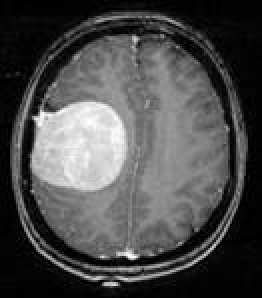
%> input picture test/Benign/b1.jpg, 131 x 149 px (shown 2 times larger)
$ octave --eval "result = ExtractimFeatures(imread('test/Benign/b1.jpg'));"   (GNU Octave 9; MATLAB toolbox functions it lacks are replaced by stand-ins)
%> lines starting %> are read from the running program, lines starting %| are printed output that depends on the picture; in (x1, y1, x2, y2) boxes, pixels count from 0 and x2, y2 are one past the last pixel; in counts of white or black regions, pixels touching at a corner belong together; the program's own positions count from 1
function fet=ExtractimFeatures(Im)
global  G
Im=imresize(Im,[149,131]);
%> Im is the input picture: size 149x131x3 uint8; min 0, max 255, mean 75.9

%% Preprocessing
if size(Im,3)==3
G=rgb2gray(Im);
else
    G=Im;
end

%% filtering
[M,N]=size(G);
%> M = 149; N = 131
G=medfilt2(G,[3,3]);
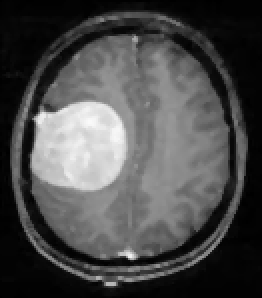
%> G: size 149x131 uint8 (shown 2 times larger); min 0, max 250, mean 75.2

%% Kmeans
vector=double(G(:));
k=3;
s=kmeans(vector,k,'Replicates',5);
vector_image=reshape(s,size(G,1),size(G,2));
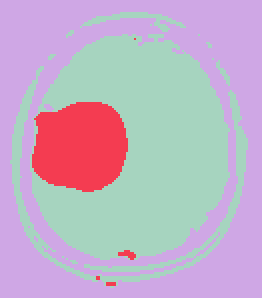
%> vector_image: size 149x131 double (shown 2 times larger); 3 distinct labels, from 1 to 3; one colour per label, 0 black
vector_image=uint8(vector_image);
%> vector_image: size 149x131 uint8; 3 distinct labels, from 1 to 3
l1=length(find(vector_image==1));
%> l1 = 8484
l2=length(find(vector_image==2));
%> l2 = 1786
l3=length(find(vector_image==3));
%> l3 = 9249
[m index]=min([l1 l2 l3]);
%> m = 1786; index = 2
if m<=1500
vector_image(find(vector_image==index))=234;
end

%% Skull removal
[M,N]=size(G);
G=medfilt2(G);

%% binarization using otsu method
th=graythresh(G);
%> th = 0.29
B=im2bw(G,th);
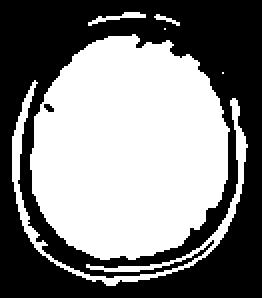
%> B: size 149x131 logical (shown 2 times larger); 50.5% white; 2 black regions (1 under 20 px), largest, box (x1, y1, x2, y2) and area: (0, 0, 131, 149) 9654

%% morphological operation
SE = strel('periodicline', 2,[1 2]); %
B=imopen(B,SE);
%> B: size 149x131 logical; 44.9% white; 3 white regions (1 under 20 px), largest, box (x1, y1, x2, y2) and area: (15, 18, 115, 130) 8671, (20, 126, 58, 143) 76

B=bwareaopen(B,1200);
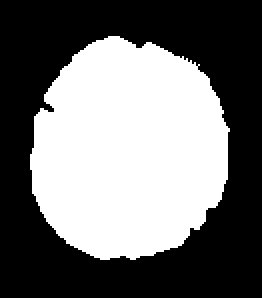
%> B: size 149x131 logical (shown 2 times larger); 44.4% white; 1 white region, box (x1, y1, x2, y2) and area: (15, 18, 115, 130) 8671
B=bwmorph(B,'erode');
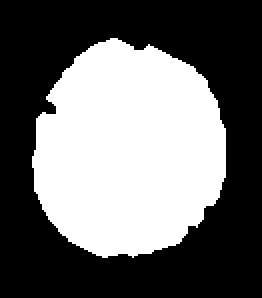
%> B: size 149x131 logical (shown 2 times larger); 42.1% white; 1 white region, box (x1, y1, x2, y2) and area: (16, 19, 113, 129) 8218
B=imfill(B,'holes');

%%  find tumor
vector_image=vector_image.*uint8(B);
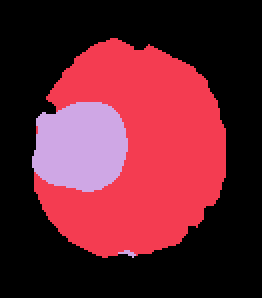
%> vector_image: size 149x131 uint8 (shown 2 times larger); 3 distinct labels, from 0 to 2; one colour per label, 0 black
vector_image=vector_image>=230;
%> vector_image: size 149x131 logical; every value is 0
vector_image=bwareaopen(vector_image,50);
% figure,imshow(vector_image,'initialmagnification','fit');

%%  extract features
%select region of interest
G=double(G);
%> G: size 149x131 double
ROI=zeros(M,N);
ROI(B)=G(B);
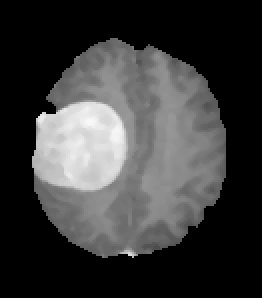
%> ROI: size 149x131 double (shown 2 times larger); min 0, max 247, mean 59.3

%Create gray-level co-occurrence matrix from image
glcm = graycomatrix(ROI);
%> glcm = [11035 0 0 0 0 0 0 117; 0 0 0 0 0 0 0 0; 0 0 0 0 0 0 0 0; 0 0 0 0 0 0 0 0; 0 0 0 0 0 0 0 0; 0 0 0 0 0 0 0 0; 0 0 0 0 0 0 0 0; 117 0 0 0 0 0 0 8101]

%Properties of gray-level co-occurrence matrix
stats = graycoprops(glcm,'all');
%> stats = {Contrast 0.592, Correlation 0.975, Energy 0.5, Homogeneity 0.989}
%find glcm features

%Contrast
Contrast=stats.Contrast;
%> Contrast = 0.592

%Correlation
Correlation=stats.Correlation;
%> Correlation = 0.975

%Energy
Energy=stats.Energy;
%> Energy = 0.5

%homogeneity
Homogeneity=stats.Homogeneity;
%> Homogeneity = 0.989

%% area
A=nnz(B)/numel(B);
%> A = 0.421

Mean = mean2(ROI);
%> Mean = 59.26
Standard_Deviation = std2(ROI);
%> Standard_Deviation = 74.46
Entropy = entropy(ROI);
%> Entropy = 0.982
RMS = mean2(rms(ROI));
%> RMS = 79.37
Variance = mean2(var(double(ROI)));
%> Variance = 3799.2
a = sum(double(ROI(:)));
%> a = 1156630
Smoothness = 1-(1/(1+a));
%> Smoothness = 1
Kurtosis = kurtosis(double(ROI(:)));
%> Kurtosis = 2.21
Skewness = skewness(double(ROI(:)));
%> Skewness = 0.761
% Inverse Difference Movement
m = size(ROI,1);
%> m = 149
n = size(ROI,2);
%> n = 131
in_diff = 0;
for i = 1:m
    for j = 1:n
        temp = ROI(i,j)./(1+(i-j).^2);
        in_diff = in_diff+temp;
    end
end
%> after the loop, in_diff = 30317.9
IDM = double(in_diff);
%> IDM = 30317.9

fet=[Contrast,Correlation,Energy,Homogeneity,A,Mean, Standard_Deviation, Entropy, RMS, Variance, Smoothness, Kurtosis, Skewness, IDM];
%> fet = [0.592 0.975 0.5 0.989 0.421 59.26 74.46 0.982 79.37 3799.2 1 2.21 0.761 30317.9]
%> `result = ExtractimFeatures(imread('test/Benign/b1.jpg'));`: result has the same summary as fet in ExtractimFeatures

$ run again, on test/Benign/b10.jpg
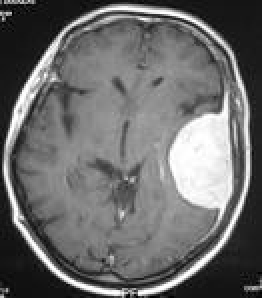
%> input picture test/Benign/b10.jpg, 131 x 149 px (shown 2 times larger)
%> in ExtractimFeatures, Im is the input picture: size 149x131x3 uint8; min 0, max 255, mean 107.9
%> in ExtractimFeatures, `vector_image=reshape(s,size(G,1),size(G,2));`:
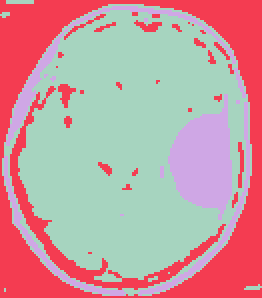
%> vector_image: size 149x131 double (shown 2 times larger); 3 distinct labels, from 1 to 3; one colour per label, 0 black
%> l1 = 10971
%> l2 = 6224
%> l3 = 2324
%> in ExtractimFeatures, `[m index]=min([l1 l2 l3]);`: index = 3
%> th = 0.369
%> in ExtractimFeatures, `ROI(B)=G(B);`:
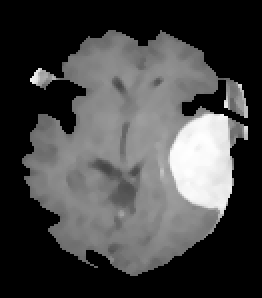
%> ROI: size 149x131 double (shown 2 times larger); min 0, max 255, mean 69.8
%> glcm = [9735 0 0 0 0 0 0 186; 0 0 0 0 0 0 0 0; 0 0 0 0 0 0 0 0; 0 0 0 0 0 0 0 0; 0 0 0 0 0 0 0 0; 0 0 0 0 0 0 0 0; 0 0 0 0 0 0 0 0; 186 0 0 0 0 0 0 9263]
%> stats = {Contrast 0.941, Correlation 0.962, Energy 0.481, Homogeneity 0.983}
%> Contrast = 0.941
%> Correlation = 0.962
%> Energy = 0.481
%> Homogeneity = 0.983
%> A = 0.484
%> Mean = 69.77
%> Standard_Deviation = 77.41
%> Entropy = 0.999
%> RMS = 92.86
%> Variance = 4370
%> a = 1361910
%> Smoothness = 1
%> Kurtosis = 2.11
%> Skewness = 0.552
%> after the loop in ExtractimFeatures, `for i = 1:m`: in_diff = 39183.7
%> fet = [0.941 0.962 0.481 0.983 0.484 69.77 77.41 0.999 92.86 4370 1 2.11 0.552 39183.7]
%> result has the same summary as fet in ExtractimFeatures

$ run again, on test/Benign/b11.jpg
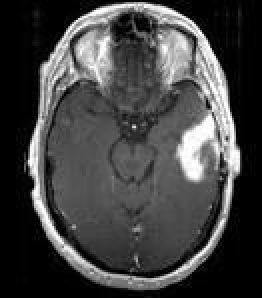
%> input picture test/Benign/b11.jpg, 131 x 149 px (shown 2 times larger)
%> in ExtractimFeatures, Im is the input picture: size 149x131x3 uint8; min 0, max 255, mean 67.1
%> in ExtractimFeatures, `vector_image=reshape(s,size(G,1),size(G,2));`:
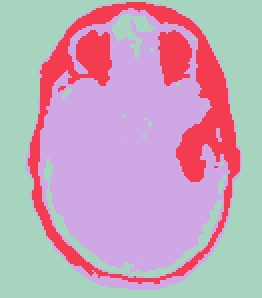
%> vector_image: size 149x131 double (shown 2 times larger); 3 distinct labels, from 1 to 3; one colour per label, 0 black
%> l1 = 8054
%> l2 = 3209
%> l3 = 8256
%> in ExtractimFeatures, `[m index]=min([l1 l2 l3]);`: m = 3209; index = 2
%> th = 0.416
%> in ExtractimFeatures, `ROI(B)=G(B);`:
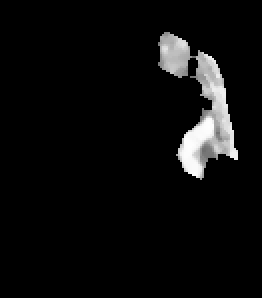
%> ROI: size 149x131 double (shown 2 times larger); min 0, max 254, mean 12.3
%> glcm = [18065 0 0 0 0 0 0 92; 0 0 0 0 0 0 0 0; 0 0 0 0 0 0 0 0; 0 0 0 0 0 0 0 0; 0 0 0 0 0 0 0 0; 0 0 0 0 0 0 0 0; 0 0 0 0 0 0 0 0; 92 0 0 0 0 0 0 1121]
%> stats = {Contrast 0.465, Correlation 0.919, Energy 0.873, Homogeneity 0.992}
%> Contrast = 0.465
%> Correlation = 0.919
%> Energy = 0.873
%> Homogeneity = 0.992
%> A = 0.0621
%> Mean = 12.32
%> Standard_Deviation = 48.72
%> Entropy = 0.336
%> RMS = 26.86
%> Variance = 1946.1
%> a = 240406
%> Smoothness = 1
%> Kurtosis = 16.21
%> Skewness = 3.84
%> after the loop in ExtractimFeatures, `for i = 1:m`: in_diff = 303.6
%> fet = [0.465 0.919 0.873 0.992 0.0621 12.32 48.72 0.336 26.86 1946.1 1 16.21 3.84 303.6]
%> result has the same summary as fet in ExtractimFeatures

$ run again, on test/Benign/b12.jpg
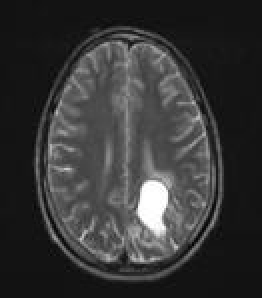
%> input picture test/Benign/b12.jpg, 131 x 149 px (shown 2 times larger)
%> in ExtractimFeatures, Im is the input picture: size 149x131x3 uint8; min 0, max 255, mean 54.9
%> l1 = 8089
%> l2 = 325
%> l3 = 11105
%> in ExtractimFeatures, `[m index]=min([l1 l2 l3]);`: m = 325; index = 2
%> th = 0.231
%> in ExtractimFeatures, `ROI(B)=G(B);`:
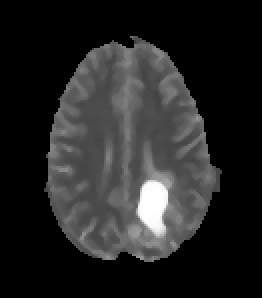
%> ROI: size 149x131 double (shown 2 times larger); min 0, max 255, mean 37.1
%> glcm = [11958 0 0 0 0 0 0 121; 0 0 0 0 0 0 0 0; 0 0 0 0 0 0 0 0; 0 0 0 0 0 0 0 0; 0 0 0 0 0 0 0 0; 0 0 0 0 0 0 0 0; 0 0 0 0 0 0 0 0; 121 0 0 0 0 0 0 7170]
%> stats = {Contrast 0.612, Correlation 0.973, Energy 0.518, Homogeneity 0.989}
%> Contrast = 0.612
%> Correlation = 0.973
%> Energy = 0.518
%> Homogeneity = 0.989
%> A = 0.374
%> Mean = 37.12
%> Standard_Deviation = 52.75
%> Entropy = 0.953
%> RMS = 49.97
%> Variance = 1744.8
%> a = 724568
%> Smoothness = 1
%> Kurtosis = 4.92
%> Skewness = 1.34
%> after the loop in ExtractimFeatures, `for i = 1:m`: in_diff = 18785.9
%> fet = [0.612 0.973 0.518 0.989 0.374 37.12 52.75 0.953 49.97 1744.8 1 4.92 1.34 18785.9]
%> result has the same summary as fet in ExtractimFeatures
